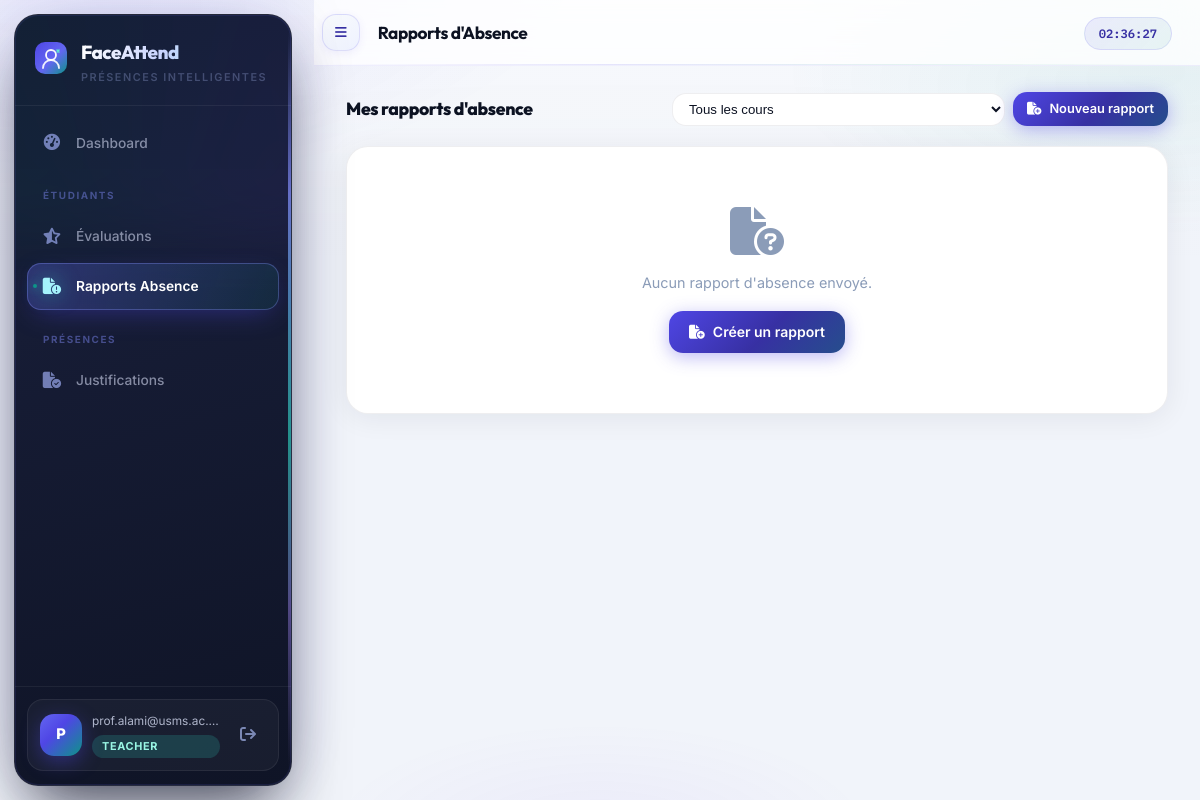
The app's page /teacher/absence-reports (signed in), older data.
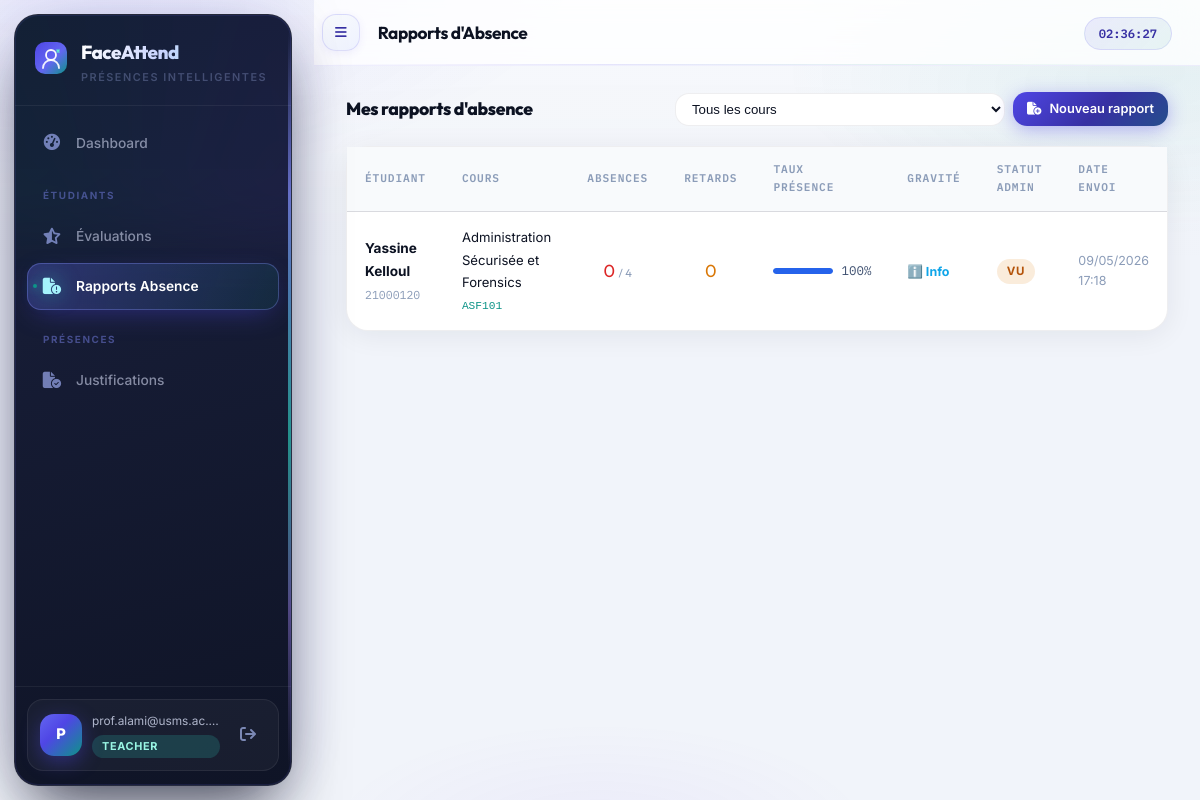
The same page, newer data.
### app/models/__init__.py (models this page shows, shortened)
class User(UserMixin, db.Model):
    __tablename__ = "users"
    id           = db.Column(db.Integer, primary_key=True)
    email        = db.Column(db.String(255), unique=True, nullable=False, index=True)
    password_hash= db.Column(db.String(255), nullable=False)
    role         = db.Column(db.Enum(RoleEnum), nullable=False)
    is_active    = db.Column(db.Boolean, default=True)
    consent_given= db.Column(db.Boolean, default=False)          # CNDP
    consent_date = db.Column(db.DateTime)
    failed_logins= db.Column(db.Integer, default=0)
    locked_until = db.Column(db.DateTime)
    created_at   = db.Column(db.DateTime, default=lambda: datetime.now(timezone.utc))
    updated_at   = db.Column(db.DateTime, onupdate=lambda: datetime.now(timezone.utc))
    deleted_at   = db.Column(db.DateTime)   # Soft delete (droit à l'oubli CNDP)
    student_profile = db.relationship("Student", back_populates="user", uselist=False)
    teacher_profile = db.relationship("Teacher", back_populates="user", uselist=False)

class AbsenceReport(db.Model):
    __tablename__ = "absence_reports"
    id          = db.Column(db.Integer, primary_key=True)
    teacher_id  = db.Column(db.Integer, db.ForeignKey("teachers.id"), nullable=False)
    student_id  = db.Column(db.Integer, db.ForeignKey("students.id"), nullable=False)
    course_id   = db.Column(db.Integer, db.ForeignKey("courses.id"),  nullable=False)
    nb_seances          = db.Column(db.Integer, default=0)
    nb_absences         = db.Column(db.Integer, default=0)
    nb_retards          = db.Column(db.Integer, default=0)
    taux_presence       = db.Column(db.Float,   default=0.0)  # 0.0 → 1.0
    periode_debut       = db.Column(db.DateTime)
    periode_fin         = db.Column(db.DateTime)
    commentaire         = db.Column(db.Text)
    gravite             = db.Column(db.Enum(AbsenceGravite),
                                    default=AbsenceGravite.INFO)
    statut              = db.Column(db.Enum(AbsenceReportStatus),
                                    default=AbsenceReportStatus.NOUVEAU)
    created_at          = db.Column(db.DateTime,
                                    default=lambda: datetime.now(timezone.utc))
    admin_note          = db.Column(db.Text)
    admin_treated_at    = db.Column(db.DateTime)
    teacher = db.relationship("Teacher", foreign_keys=[teacher_id])
    student = db.relationship("Student", foreign_keys=[student_id])
    course  = db.relationship("Course",  foreign_keys=[course_id])

class Student(db.Model):
    __tablename__ = "students"
    id              = db.Column(db.Integer, primary_key=True)
    user_id         = db.Column(db.Integer, db.ForeignKey("users.id"), unique=True)
    student_number  = db.Column(db.String(20), unique=True, nullable=False)  # CNE / Matricule
    first_name      = db.Column(db.String(100), nullable=False)
    last_name       = db.Column(db.String(100), nullable=False)
    program         = db.Column(db.String(100))   # Filière
    year_of_study   = db.Column(db.Integer)
    group_name      = db.Column(db.String(50))
    face_encoding_enc  = db.Column(db.LargeBinary)   # AES-GCM ciphertext
    face_encoding_nonce= db.Column(db.LargeBinary)   # 96-bit nonce GCM
    face_encoding_tag  = db.Column(db.LargeBinary)   # 128-bit auth tag GCM
    face_photo_enc     = db.Column(db.LargeBinary)
    face_photo_nonce   = db.Column(db.LargeBinary)
    face_photo_tag     = db.Column(db.LargeBinary)
    face_enrolled_at   = db.Column(db.DateTime)
    pseudonym          = db.Column(db.String(64), unique=True)  # Pseudonymisation CNDP
    user        = db.relationship("User", back_populates="student_profile")
    attendances = db.relationship("Attendance", back_populates="student", lazy="dynamic")
    enrollments = db.relationship("Enrollment",  back_populates="student", lazy="dynamic")
    @property
    def full_name(self):
        return f"{self.first_name} {self.last_name}"

class Course(db.Model):
    __tablename__ = "courses"
    id          = db.Column(db.Integer, primary_key=True)
    teacher_id  = db.Column(db.Integer, db.ForeignKey("teachers.id"))
    name        = db.Column(db.String(150), nullable=False)
    code        = db.Column(db.String(20), unique=True, nullable=False)
    description = db.Column(db.Text)
    credits     = db.Column(db.Integer, default=3)
    room        = db.Column(db.String(50))
    is_active   = db.Column(db.Boolean, default=True)
    teacher     = db.relationship("Teacher", back_populates="courses")
    sessions    = db.relationship("Session", back_populates="course", lazy="dynamic")
    enrollments = db.relationship("Enrollment", back_populates="course", lazy="dynamic")

### app/api/teacher.py (the view)
@teacher_bp.route("/absence-reports")
@teacher_required
def absence_reports():
    teacher   = Teacher.query.filter_by(user_id=current_user.id).first_or_404()
    courses   = teacher.courses.filter_by(is_active=True).all()
    course_id = request.args.get("course_id", type=int)
    query = AbsenceReport.query.filter_by(teacher_id=teacher.id)
    if course_id:
        query = query.filter_by(course_id=course_id)
    reports = query.order_by(AbsenceReport.created_at.desc()).all()
    return render_template("teacher/absence_reports.html",
                           teacher=teacher,
                           reports=reports,
                           courses=courses,
                           selected_course=course_id)

### app/api/teacher.py (called while the page is built)
def teacher_required(f):
    @wraps(f)
    @login_required
    def decorated(*args, **kwargs):
        if current_user.role not in (RoleEnum.TEACHER, RoleEnum.ADMIN):
            flash("Accès enseignants uniquement.", "danger")
            return redirect(url_for("auth.login"))
        return f(*args, **kwargs)
    return decorated

### frontend/templates/teacher/absence_reports.html (shortened to what this page needs)
{% extends "base.html" %}
{% block page_title %}Rapports d'Absence{% endblock %}
{% block content %}
<div class="section-header" style="display:flex;align-items:center;justify-content:space-between;margin-bottom:20px">
  <h2 style="font-family:var(--font-head);font-size:1.1rem">Mes rapports d'absence</h2>
  <div style="display:flex;gap:8px;align-items:center;flex-wrap:wrap">
    <form method="GET" style="display:flex;gap:8px">
      <select name="course_id" onchange="this.form.submit()"
              style="padding:7px 12px;background:var(--bg-2);border:1px solid var(--border-2);
                     border-radius:var(--radius);color:var(--text);font-size:.83rem;outline:none">
        <option value="">Tous les cours</option>
      </select>
    </form>
    <a href="{{ url_for('teacher.absence_report_new') }}" class="btn btn--primary btn--sm">
      <i class="fas fa-file-circle-plus"></i> Nouveau rapport
    </a>
  </div>
</div>
{% if reports %}
<div class="card" style="padding:0">
  <table>
    <thead>
      <tr>
        <th>Étudiant</th>
        <th>Cours</th>
        <th>Absences</th>
        <th>Retards</th>
        <th>Taux présence</th>
        <th>Gravité</th>
        <th>Statut admin</th>
        <th>Date envoi</th>
      </tr>
    </thead>
    <tbody>
      {% for r in reports %}
      {% set grav_color = '#dc2626' if r.gravite.value=='critique' else '#d97706' if r.gravite.value=='attention' else '#0ea5e9' %}
      <tr>
        <td>
          <strong style="font-size:.85rem">{{ r.student.full_name }}</strong><br>
          <span style="font-family:var(--font-mono);font-size:.72rem;color:var(--text-3)">
            {{ r.student.student_number }}
          </span>
        </td>
        <td>
          <span style="font-size:.82rem">{{ r.course.name }}</span><br>
          <code style="font-size:.7rem;color:var(--accent-2)">{{ r.course.code }}</code>
        </td>
        <td style="text-align:center;font-family:var(--font-head);font-size:1.1rem;color:var(--danger)">
          {{ r.nb_absences }}
          <span style="font-size:.7rem;color:var(--text-3)">/ {{ r.nb_seances }}</span>
        </td>
        <td style="text-align:center;font-family:var(--font-head);font-size:1.1rem;color:#d97706">
          {{ r.nb_retards }}
        </td>
        <td>
          {% set pct = (r.taux_presence * 100)|round|int %}
          <div style="display:flex;align-items:center;gap:8px">
            <div style="width:60px;height:6px;background:var(--bg-3);border-radius:3px;overflow:hidden">
              <div style="height:100%;width:{{ pct }}%;border-radius:3px;
                          background:{{ '#2563eb' if pct >= 75 else '#d97706' if pct >= 50 else '#dc2626' }}">
              </div>
            </div>
            <span style="font-family:var(--font-mono);font-size:.78rem;color:var(--text-2)">{{ pct }}%</span>
          </div>
        </td>
        <td>
          <span style="font-size:.78rem;font-weight:700;color:{{ grav_color }}">
            {% if r.gravite.value == 'critique' %}🔴 Critique
            {% elif r.gravite.value == 'attention' %}⚠️ Attention
            {% else %}ℹ️ Info{% endif %}
          </span>
        </td>
        <td>
          {% if r.statut.value == 'nouveau' %}
            <span class="badge badge--absent" style="font-size:.72rem">Nouveau</span>
          {% elif r.statut.value == 'vu' %}
            <span class="badge" style="background:rgba(217,119,6,.14);color:#b45309;font-size:.72rem">Vu</span>
          {% else %}
            <span class="badge badge--present" style="font-size:.72rem">Traité</span>
          {% endif %}
        </td>
        <td style="font-size:.78rem;color:var(--text-3)">
          {{ r.created_at.strftime('%d/%m/%Y') }}<br>
          {{ r.created_at.strftime('%H:%M') }}
        </td>
      </tr>
      {% endfor %}
    </tbody>
  </table>
</div>
{% else %}
<div class="card" style="text-align:center;padding:60px;color:var(--text-3)">
  <i class="fas fa-file-circle-question" style="font-size:3rem;margin-bottom:16px;display:block"></i>
  <p style="font-size:.9rem;margin-bottom:16px">Aucun rapport d'absence envoyé.</p>
  <a href="{{ url_for('teacher.absence_report_new') }}" class="btn btn--primary">
    <i class="fas fa-file-circle-plus"></i> Créer un rapport
  </a>
</div>
{% endif %}
{% endblock %}

### frontend/templates/base.html (shortened to what this page needs)
<!DOCTYPE html>
<html lang="fr">
<head>
  <link rel="stylesheet" href="https://cdnjs.cloudflare.com/ajax/libs/font-awesome/6.6.0/css/all.min.css"/>
  <link rel="stylesheet" href="{{ url_for('static', filename='css/main.css') }}"/>
</head>
<body>
{% if current_user.is_authenticated %}
<aside class="sidebar" id="sidebar" aria-label="Navigation principale">
  <div class="sidebar__aurora" aria-hidden="true"></div>
  <div class="sidebar__rail" aria-hidden="true"></div>
  <div class="sidebar__brand">
    <span class="sidebar__logo">
    </span>
    <div class="sidebar__brand-text">
      <span class="sidebar__name">FaceAttend</span>
      <span class="sidebar__tagline">Présences intelligentes</span>
    </div>
  </div>
  <nav class="sidebar__nav">
    {% if current_user.role.value == 'admin' %}
      <a href="{{ url_for('admin.dashboard') }}"
         class="nav-item {% if request.endpoint == 'admin.dashboard' %}active{% endif %}">
        <i class="fas fa-chart-pie"></i><span>Dashboard</span>
      </a>
      <div class="nav-separator">Utilisateurs</div>
      <a href="{{ url_for('admin.students') }}"
         class="nav-item {% if 'students' in request.path and 'edit' not in request.path %}active{% endif %}">
        <i class="fas fa-users"></i><span>Étudiants</span>
      </a>
      <a href="{{ url_for('admin.teachers') }}"
         class="nav-item {% if 'teachers' in request.path and 'edit' not in request.path %}active{% endif %}">
        <i class="fas fa-chalkboard-user"></i><span>Professeurs</span>
      </a>
      <div class="nav-separator">Pédagogie</div>
      <a href="{{ url_for('admin.courses') }}"
         class="nav-item {% if 'courses' in request.path %}active{% endif %}">
        <i class="fas fa-book-open"></i><span>Matières</span>
      </a>
      <div class="nav-separator">Suivi</div>
      <a href="{{ url_for('admin.evaluations') }}"
         class="nav-item {% if 'evaluations' in request.path %}active{% endif %}">
        <i class="fas fa-star-half-stroke"></i><span>Évaluations</span>
      </a>
      <a href="{{ url_for('admin.absence_reports') }}"
         class="nav-item {% if 'absence-reports' in request.path %}active{% endif %}">
        <i class="fas fa-file-circle-exclamation"></i><span>Rapports Absence</span>
      </a>
      <a href="{{ url_for('admin.at_risk') }}"
         class="nav-item {% if 'at-risk' in request.path %}active{% endif %}">
        <i class="fas fa-triangle-exclamation"></i><span>Décrochage</span>
      </a>
      <div class="nav-separator">Exports</div>
      <a href="{{ url_for('admin.export_report') }}" class="nav-item">
        <i class="fas fa-file-excel"></i><span>Export Global</span>
      </a>
    {% elif current_user.role.value == 'teacher' %}
      <a href="{{ url_for('teacher.dashboard') }}"
         class="nav-item {% if request.endpoint == 'teacher.dashboard' %}active{% endif %}">
        <i class="fas fa-gauge-high"></i><span>Dashboard</span>
      </a>
      <div class="nav-separator">Étudiants</div>
      <a href="{{ url_for('teacher.evaluations') }}"
         class="nav-item {% if 'evaluations' in request.path %}active{% endif %}">
        <i class="fas fa-star-half-stroke"></i><span>Évaluations</span>
      </a>
      <a href="{{ url_for('teacher.absence_reports') }}"
         class="nav-item {% if 'absence-reports' in request.path %}active{% endif %}">
        <i class="fas fa-file-circle-exclamation"></i><span>Rapports Absence</span>
      </a>
      <div class="nav-separator">Présences</div>
      <a href="{{ url_for('teacher.justifications') }}"
         class="nav-item {% if 'justifications' in request.path %}active{% endif %}">
        <i class="fas fa-file-circle-check"></i><span>Justifications</span>
      </a>
    {% endif %}
  </nav>
  <div class="sidebar__footer">
    <div class="sidebar__user-card">
      <div class="avatar">{{ current_user.email[0].upper() }}</div>
      <div class="sidebar__user-info">
        <span class="sidebar__user-email">{{ current_user.email }}</span>
        <span class="sidebar__user-role badge badge--{{ current_user.role.value }}">{{ current_user.role.value }}</span>
      </div>
      <a href="{{ url_for('auth.logout') }}" class="btn-logout" title="Déconnexion">
        <i class="fas fa-arrow-right-from-bracket"></i>
      </a>
    </div>
  </div>
</aside>
<main class="main-content">
  <header class="topbar">
    <button class="topbar__toggle" onclick="document.getElementById('sidebar').classList.toggle('collapsed')">
      <i class="fas fa-bars"></i>
    </button>
    <h1 class="topbar__title">{% block page_title %}{% endblock %}</h1>
    <div class="topbar__right">
      <span class="topbar__time" id="clock"></span>
    </div>
  </header>
  <div class="page-body">
    {% block content %}{% endblock %}
  </div>
</main>
{% else %}
  {% block auth_content %}{% endblock %}
{% endif %}
</body>
</html>

Row changes from the older to the newer data that the page shows:
added AbsenceReport: student.full_name "Yassine Kelloul", student.student_number "21000120", course.name "Administration Sécurisée et Forensics", course.code "ASF101", nb_absences "0", nb_seances "4", nb_retards "0", pct "100", gravite "ℹ️ Info", statut "VU", created_at "09/05/2026", created_at "17:18"
Text that changed along with them:
text no longer shown: "Aucun rapport d'absence envoyé. Créer un rapport"
text now shown: "ÉTUDIANT COURS ABSENCES RETARDS TAUX PRÉSENCE GRAVITÉ STATUT ADMIN DATE ENVOI"
